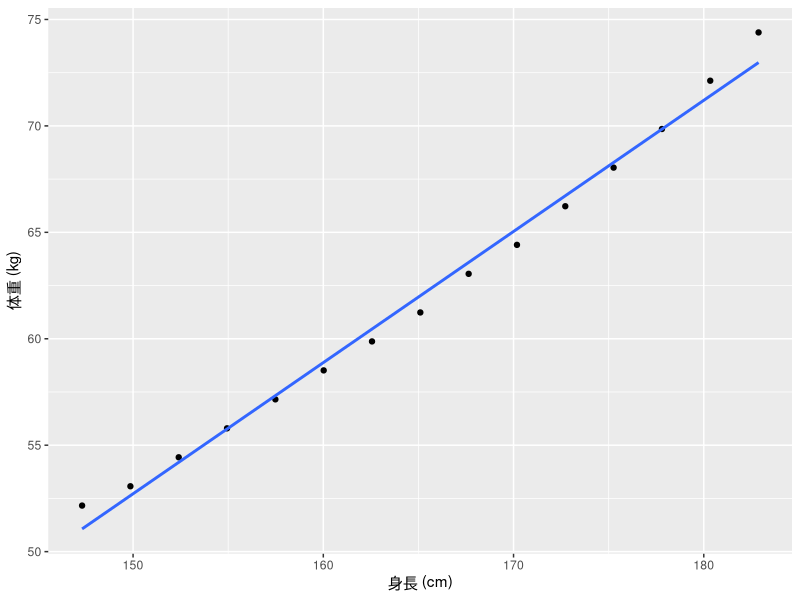
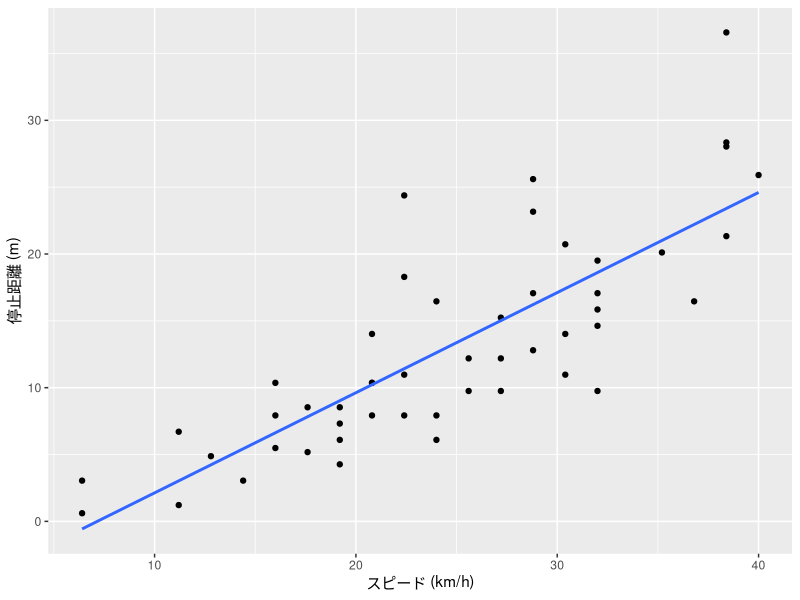

Reproduce these figures in R, in order.
## ---- chunk 1
knitr::opts_chunk$set(warning = FALSE, echo = TRUE, message = FALSE,
                      fig.width = 5, fig.height = 4)
## ---- chunk 2
library("tidyverse")
if (capabilities("aqua")) { # Macかどうか判定し、Macの場合のみ実行
  theme_set(theme_gray(base_size = 10, base_family = "HiraginoSans-W3"))
}                                             
## ---- chunk 3
tbl_cab <- matrix(c(15, 10, 10, 15), nrow = 2, byrow = TRUE)
  row.names(tbl_cab) <- c("女性", "男性")   # 行に名前をつける
  colnames(tbl_cab) <- c("不支持", "支持")  # 列に名前をつける
  addmargins(tbl_cab)                       # 周辺度数を加えて表示する
## ---- chunk 4
chisq.test(tbl_cab, correct = FALSE)
## ---- chunk 5
data(women)
## ---- chunk 6
women <- women %>% 
  mutate(ht_cm = height * 2.54,
         wt_kg = weight * 0.4536)
women
## ---- chunk 7
with(women, cor(height, weight))
## 単位を変えても同じ結果
with(women, cor(ht_cm, wt_kg))
## ---- chunk 8
scat_women <- ggplot(women, aes(x = ht_cm, y = wt_kg)) +
  geom_point() +
  geom_smooth(method = "lm", se = FALSE) +
  labs(x = "身長 (cm)", y = "体重 (kg)")
print(scat_women)
## ---- chunk 9
cor.test(women$height, women$weight)
## ---- chunk 10
data(cars)
## ---- chunk 11
cars <- cars %>% 
  mutate(spd_kmh = speed * 1.6,
         dist_m = dist * 0.3048)
cars
## ---- chunk 12
with(cars, cor(speed, dist))
## 単位を変えても同じ結果
with(cars, cor(spd_kmh, dist_m))
## ---- chunk 13
scat_cars <- ggplot(cars, aes(x = spd_kmh, y = dist_m)) +
  geom_point() +
  geom_smooth(method = "lm", se = FALSE) +
  labs(x = "スピード (km/h)", y = "停止距離 (m)")
print(scat_cars)
## ---- chunk 14
cor.test(cars$speed, cars$dist)
